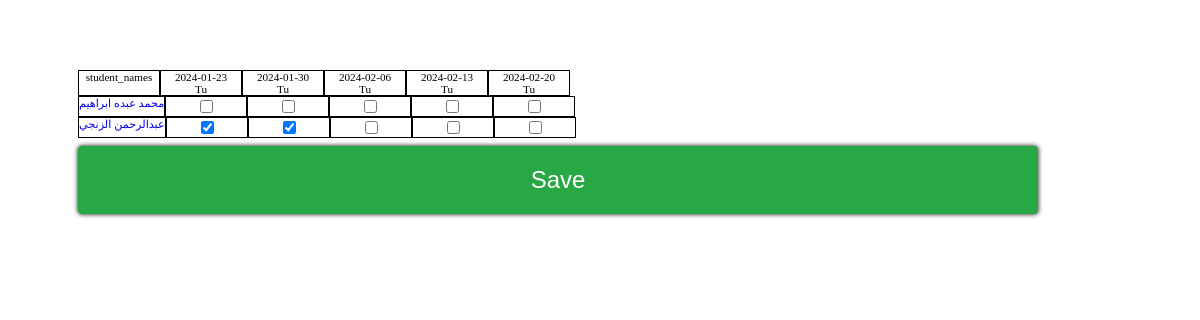
The app's page /attend-grid-course/4/ with its own data.
### Thoth/models.py (models this page shows, shortened)
class Client(models.Model):
  name           = models.CharField(max_length=255, verbose_name="اسم الطالب/ة")
  phone_number   = models.CharField(max_length=255, verbose_name="رقم الهاتف")
  paid           = models.IntegerField(default=0, blank=True, verbose_name="المبلغ الذي تم دفعة")
  have_debt      = models.BooleanField(default=True, verbose_name="مدين؟")
  voucher        = models.FloatField(default=0, blank=True, verbose_name="الخصومات")
  time_added     = models.DateField(default=datetime.datetime.now,  verbose_name="وقت اضافة الطالب",)
  myqr           = models.ImageField(upload_to="clientqrcodes", blank=True, editable=False,)
  def total(self):
    result= 0
    for i in ClientCourseRel.objects.filter(client=self):
        result += i.course.cost_forone
    if self.voucher == 0 or self.voucher == None:
      return result
    return  result - self.voucher
  def myqr_code(self):
    if self.myqr== "" and self.pk is not None:
      res = qrcode.make(self.pk)
      res.save(f"mediaRoot/clientqrcodes/{self.name}|{self.pk}.png")
      self.myqr = f"clientqrcodes/{self.name}|{self.pk}.png"
      self.save()
    return mark_safe(f"<img alt='student qrcode' style='width:300px;height:300px;' src='{self.myqr.url}' />")
  def more(self):
    return "المزيد"
  def still_have_to_pay(self):
    still_didt_pay = float(self.total()) - float(self.paid)
    if still_didt_pay <= 0 :
      return "خالص"
    return still_didt_pay
  class Meta:
    verbose_name = "الطالب/ة"
    verbose_name_plural = "الطلاب"
  still_have_to_pay.short_description = "متبقي للدفع"
  total.short_description = "المبلغ الكلي"
  more.short_description   = "انقر للمزيد"
  def Attnder(self):
    my_ = ClientCourseRel.objects.filter(client=self)
    div = '''

    <div>

          '''
    for i in my_:
      try:
        days = i.attend.split(',')
      except:
        days = None
        days_html = f"""
      <hr>
      <h2>
        {i.course.course_name}
      </h2>
      <a
        href='{reverse("attend",args=(i.pk,))}'
        target='popup'
        >
          انقر للتعديل على الحضور
        </a>
        <br>
        لم يتم حضور اي يوم
        <hr
        > <br>"""
      if days is not None:
        the_cours_name = i.course.course_name
        days_html = f'''

        <hr>
        <h2>
        {the_cours_name}
        </h2>
        <a
        href='{reverse("attend",args=(i.pk,))}'
        target='popup'
        >
          التعديل
        </a>
        '''
        for m in days:
          days_html += f"<p> {m}</p>"
        days_html += '<hr>'
        days_html = mark_safe(days_html)
      div += mark_safe(days_html)
    div += mark_safe("</div>")
    div += mark_safe( '''
          <script>
    links = document.querySelectorAll('a[target=popup]');

    for ( link of links) {
        link.addEventListener('click', ()=>{
            window.open(link.getAttribute("href"), 'popup',' width=600,height=600'); return false;
        })
    }
          </script>''')
    return mark_safe(div)
  Attnder.short_description = "الحضور"
  myqr_code.short_description = "كود الطالب"

### Thoth/views.py (the view, shortened to what this page needs)
# urls.py: path("attend-grid-course/<int:pk>/", views.attend_grid, name="attend-grid-course"),
def attend_grid(req, pk):
    the_course = Course.objects.get(pk=pk)
    rel_in = ClientCourseRel.objects.filter(course=the_course)
    first__ = True
    returned_date = []
    for s in rel_in:
      the_course = s
      if the_course.attend is None:
        ds = []
      else:
        ds = the_course.attend.split(",")[:-1]
      student_list = []
      start_date = str(the_course.course.start_date).split("-")
      end_date   = str(the_course.course.end_date).split("-")
      start_date = [int(x) for x in start_date]
      end_date   = [int(x) for x in end_date]
      temp       = start_date
      start_date = date(*start_date)
      end_date   = date(*end_date)
      days       = end_date - start_date
      days       = int(str(days).split(',')[0].replace('days', "").replace("day", ""))
      try:
        add_month = 0
        remove_from_days = 0
        temp_2 = temp
        i = 0
        b = 0
        if_in = []
        for g in the_course.course.Day_per_week.all():
          if_in.append(g.day)
        while True:
          b+=1
          ch = False
          if temp_2[1 ]+ add_month > 12:
            temp_2[1] = 1
            add_month = 0
            temp_2[0] += 1
          try:
            date_by_num = date(temp_2[0], temp_2[1 ]+ add_month, temp_2[2]+i - remove_from_days)
            sentance = f"{date_by_num} | {date_by_num.strftime('%A')}"
            if f"{date_by_num} - {date_by_num.strftime('%A')}" in ds:
              ch = True
            if date_by_num.strftime('%A') in if_in:
              student_list.append({"name": sentance , 'ch':ch, })
            if end_date == date_by_num:
              if first__:
                first__ = False
                p  = []
                for i in student_list:
                  temp_3 = i["name"]
                  i["name"] = i['name'].split("|")[0] +"<br>" +i['name'].split("|")[1][0:3]
                  p.append( mark_safe(i['name']))
                  i['name'] = temp_3
                returned_date.append([p])
              returned_date.append([student_list, s.client.name, s.client.pk])
              break
          except ValueError:
            add_month +=1
            temp_2[2]  = 0
            remove_from_days = i
          i +=1
      except ValueError:
          pass
    return render(req, "attend__system.html", {'data' : returned_date, "stu" : returned_date[1:]})

### Thoth/templates/attend__system.html (shortened to what this page needs)
<!DOCTYPE html>
<html lang="en">
<head>
</head>
<body>
    <form method="post">
        <section class="table">
        {% for i in data %}
              {% if forloop.counter == 1 %}
              <div class="days" style="display: flex;font-size: .7rem;">
                  {% for day in   i.0 %}
                    {% if forloop.counter == 1 %}
                    <div style="border: 1px solid black;min-width: 80px;">
                        <span>
                            student_names
                        </span>
                    </div>
                    <div class="el" style="border: 1px solid black;min-width: 80px;">
                        <span>
                        {{day}}
                    </span>
                    </div>
                    {% else %}
                    <div class="el" style="border: 1px solid black;min-width: 80px;">
                        <span>
                        {{day}}
                    </span>
                </div>
                {% endif %}
                  {% endfor %}
                </div>
                {% endif %}
          {% endfor %}
          {% for d in stu %}
          <div class="days" style="display: flex;font-size: .7rem;">
                        <div class="el" style="border: 1px solid black;min-width: 80px;">
                            <span>
                                <a href="/en/Caffe/Thoth/client/{{d.2}}" target="popup" class="bla" style="text-decoration: none;" >
                                    {{d.1}}
                                </a>
                            </span>
                        </div>
                {% for l in d.0 %}
                        <div class="el" style="border: 1px solid black;min-width: 80px;">
                            <span>
                                <input {% if l.ch %} checked {% endif %} type="checkbox"
                                value="{{d.1}}"
                                name="{{l.name}}${{d.1}}"
                                >
                            </span>
                        </div>
                    {% endfor %}
                </div>
                    {% endfor %}
        </section>
        <input type="submit" value="Save" />
    </form>
</body>
</html>

### Thoth/templates/attend__system.html (style rules this page uses)
form { background: white; padding: 50px; margin: 20px ; width: 80vw; display: flex; flex-direction: column; gap: 8px; }
form div { display: flex; justify-content: center; text-align: center; }
input[type=submit] { background: #28A745; border: 0; outline: 0; padding: 20px 50px; color: white; font-weight: 500; font-size: 24px; box-shadow: 0 0 5px black; border-radius: 4px; }
div.days { width: fit-content; }
a.bla { transition: .4s transform; }

### records on screen
Client: name "محمد عبده ابراهيم"
Client: name "عبدالرحمن الزنجي", name "☑" "☑"

### other values on screen
{{ day }} "2024-01-23 Tu"
{{ day }} "2024-01-30 Tu" "2024-02-06 Tu" "2024-02-13 Tu" "2024-02-20 Tu"
